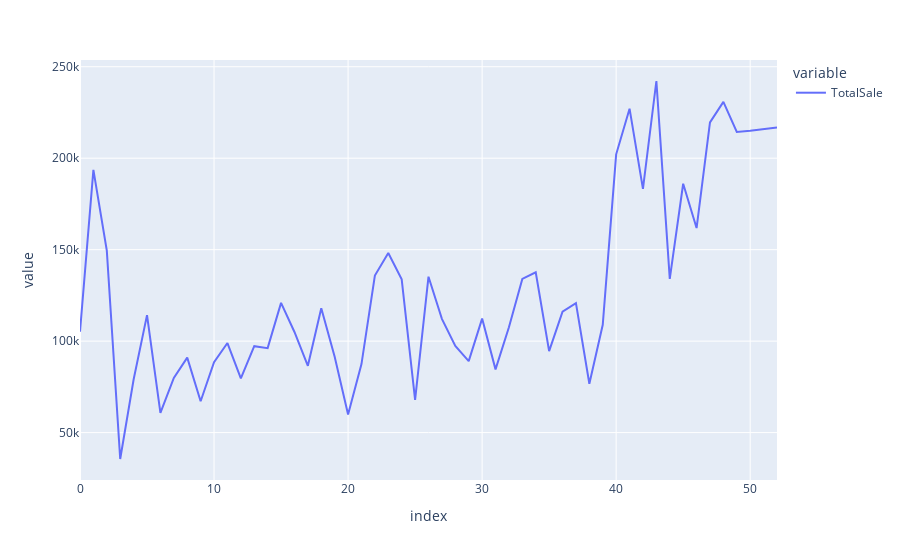

Here is the notebook cell this chart was saved with:
### Code cell
px.line(weekly_total_sale.reset_index()['TotalSale']) #This chart is for showing the trend, so we are going to ignore the x-axis part

### Figure 1 — Plotly figure (JSON) as saved in the notebook; plotly's stock layout.template omitted (floating-point values rounded to 4 significant figures)
{"data": [{"hovertemplate": "variable=TotalSale<br>index=%{x}<br>value=%{y}<extra></extra>", "legendgroup": "TotalSale", "line": {"color": "#636efa", "dash": "solid"}, "marker": {"symbol": "circle"}, "mode": "lines", "name": "TotalSale", "orientation": "v", "showlegend": true, "type": "scatter", "x": [0, 1, 2, 3, 4, 5, 6, 7, 8, 9, 10, 11, 12, 13, 14, 15, 16, 17, 18, 19, 20, 21, 22, 23, 24, 25, 26, 27, 28, 29, 30, 31, 32, 33, 34, 35, 36, 37, 38, 39, 40, 41, 42, 43, 44, 45, 46, 47, 48, 49, 50, 51, 52], "xaxis": "x", "y": [105200.0, 193600.0, 149500.0, 35570.0, 79030.0, 114200.0, 60840.0, 79850.0, 91000.0, 67170.0, 88510.0, 98960.0, 79690.0, 97240.0, 96180.0, 120900.0, 105000.0, 86530.0, 118000.0, 91410.0, 59940.0, 87430.0, 135900.0, 148200.0, 133800.0, 67947, 135200.0, 112200.0, 97390.0, 89100.0, 112300.0, 84570.0, 107600.0, 134000.0, 137700.0, 94560.0, 116100.0, 120700.0, 76710.0, 108900.0, 202100.0, 227100.0, 183200.0, 242200.0, 134000.0, 186000.0, 161800.0, 219600.0, 230800.0, 214300.0, 215000.0, 216100.0, 216900.0], "yaxis": "y"}], "layout": {"legend": {"title": {"text": "variable"}, "tracegroupgap": 0}, "margin": {"t": 60}, "xaxis": {"anchor": "y", "domain": [0, 1], "title": {"text": "index"}}, "yaxis": {"anchor": "x", "domain": [0, 1], "title": {"text": "value"}}}}
